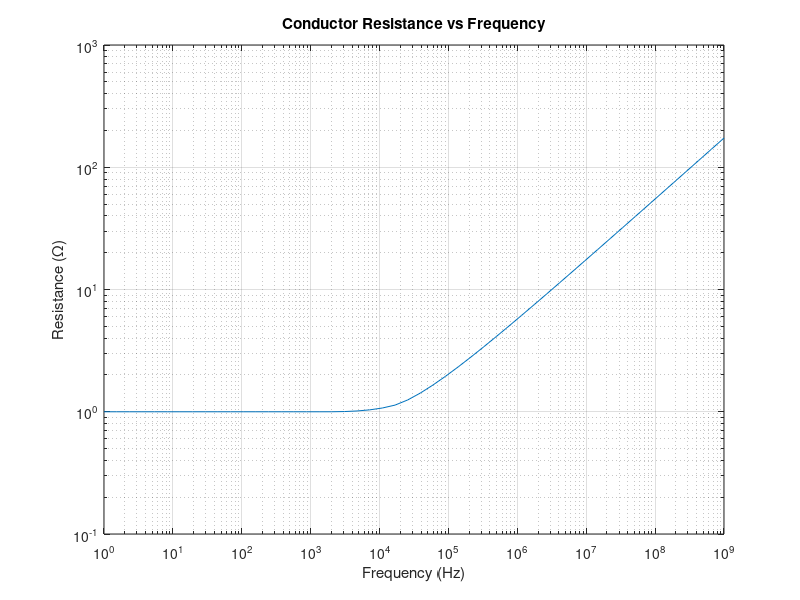

MATLAB code for this plot:
% Fast Transient Sensors - Coursework 2
% Devon Kerai (B128203)
% Due 17th March 2015

% Question 1
% Pre requisites
clc
clear

% Variables
u0 = 4*pi*10^-7; % Free space permeability
e0 = 8.85*10^-12; % Free space permittivity
a = 3.5*10^-3; % 3.5mm
b = 10.5*10^-3; % 10.5mm
La = 22*10^-3; % 22mm
Lb = 12*10^-3; % 12mm
Lc = 50*10^-3; % 50mm
row = 72*10^-8; % 72uOhmcm

% Part A
Rcon = row * (Lc / (pi*a*b)); % 3.1181*10^-4 = 0.31mOhms
Rstart = row*La/((pi*(a^2))); % 4.1159*10^-4 = 0.41mOhms
Rend = row*Lb/((pi*(b^2))); % 2.4945*10^-5 = 25uOhms
Rdc = Rcon + Rstart + Rend; % 7.4835*10^-4 = 0.75mOhms

% Part B
Fcritstart = row/((a^2)*pi*u0); % 1.4888*10^4 = 0.15kHz
Fcritend = row/((b^2)*pi*u0); % 1.6542*10^3 = 1.65kHz

% Conical section
alpha = atan((b-a)/Lc);
N = 1000;
z = Lc/N;
for n = 1:1:N
    height(n) = z*n.*tan(alpha)+a;
    Fcritcon(n) = row./((height(n).^2).*pi.*u0);
    Rdccon(n) = row.*z/((pi.*(height(n).^2)));
end

RFreq = zeros(50);
freq = logspace(0,9);

for f = 1:1:50
    
    % First Section
    if freq(f) >= Fcritstart
        delta = sqrt(row./(freq(f).*pi.*u0));
        Rfsect = (La*row)/(2*a*pi*(delta*(1-(delta/(2*a)))));
    else
        Rfsect = Rstart;
    end
    
    % End Section
    if freq(f) >= Fcritend
        delta = sqrt(row./(freq(f).*pi.*u0));
        Resect = (Lb*row)/(2*b*pi*(delta*(1-(delta/(2*b)))));
    else
        Resect = Rend;
    end
    
    % Conical Section
    for n = 1:1:N
        if freq(f) >= Fcritcon(n)
            delta = sqrt(row./(freq(f).*pi.*u0));
            Rcsect(n) = (z*row)/(2*height(n)*pi*(delta*(1-(delta/(2*height(n))))));
        else
            Rcsect(n) = Rdccon(n);
        end
    end
    
    % Total Conductor Resistance
    RFreq(f) = Rfsect + Resect + sum(Rcsect);
end

loglog(freq, (RFreq./Rdc))
grid on
title('Conductor Resistance vs Frequency') 
xlabel('Frequency (Hz)') 
ylabel('Resistance (\Omega)') 
